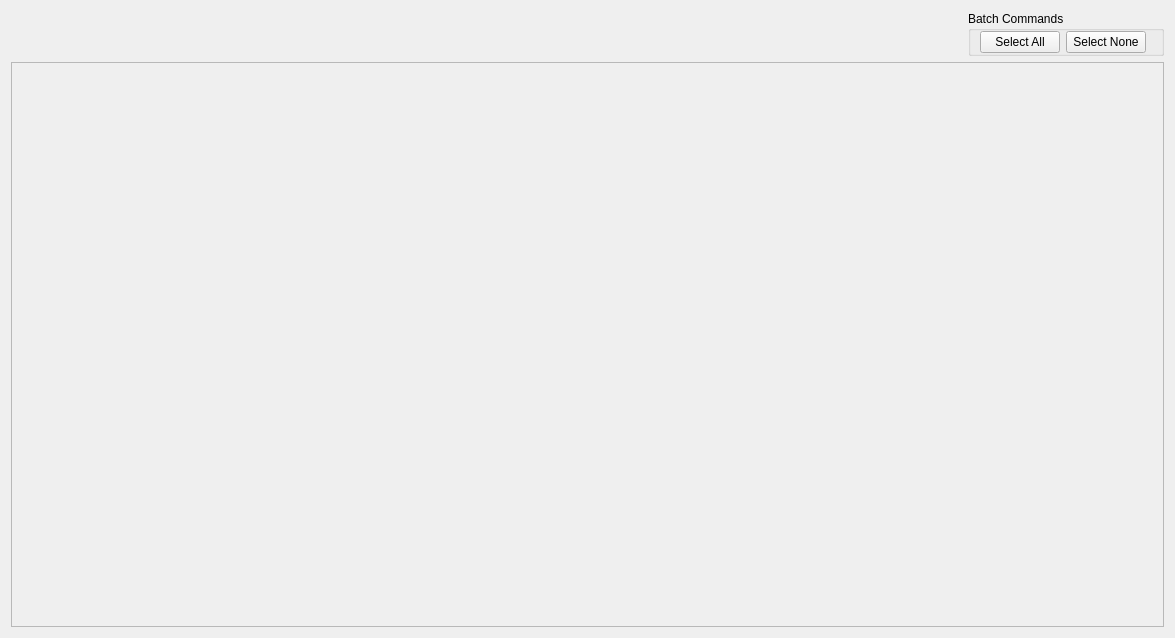
<?xml version="1.0" encoding="UTF-8"?>
<ui version="4.0">
 <class>DeviceInputPanel</class>
 <widget class="QWidget" name="DeviceInputPanel">
  <property name="geometry">
   <rect>
    <x>0</x>
    <y>0</y>
    <width>1175</width>
    <height>638</height>
   </rect>
  </property>
  <property name="windowTitle">
   <string>Device Input Panel</string>
  </property>
  <layout class="QVBoxLayout" name="verticalLayout">
   <item>
    <layout class="QHBoxLayout" name="horizontalLayout_2">
     <item>
      <spacer name="horizontalSpacer">
       <property name="orientation">
        <enum>Qt::Horizontal</enum>
       </property>
       <property name="sizeHint" stdset="0">
        <size>
         <width>40</width>
         <height>20</height>
        </size>
       </property>
      </spacer>
     </item>
     <item>
      <widget class="QGroupBox" name="batchGroupBox">
       <property name="sizePolicy">
        <sizepolicy hsizetype="Preferred" vsizetype="Maximum">
         <horstretch>0</horstretch>
         <verstretch>0</verstretch>
        </sizepolicy>
       </property>
       <property name="title">
        <string>Batch Commands</string>
       </property>
       <property name="flat">
        <bool>false</bool>
       </property>
       <layout class="QHBoxLayout" name="horizontalLayout">
        <property name="topMargin">
         <number>0</number>
        </property>
        <property name="bottomMargin">
         <number>0</number>
        </property>
        <item>
         <widget class="PyDMPushButton" name="PyDMPushButton">
          <property name="toolTip">
           <string/>
          </property>
          <property name="whatsThis">
           <string>
    Basic PushButton to send a fixed value.

    The PyDMPushButton is meant to hold a specific value, and send that value
    to a channel when it is clicked, much like the MessageButton does in EDM.
    The PyDMPushButton works in two different modes of operation, first, a
    fixed value can be given to the :attr:`.pressValue` attribute, whenever the
    button is clicked a signal containing this value will be sent to the
    connected channel. This is the default behavior of the button. However, if
    the :attr:`.relativeChange` is set to True, the fixed value will be added
    to the current value of the channel. This means that the button will
    increment a channel by a fixed amount with every click, a consistent
    relative move
    
    Parameters
    ----------
    pressValue : int, float, str
        Value to be sent when the button is clicked
    
    channel : str
        ID of channel to manipulate

    parent : QObject, optional
        Parent of PyDMPushButton

    label : str, optional
        String to place on button

    icon : QIcon, optional
        An Icon to display on the PyDMPushButton


    relative : bool, optional
        Choice to have the button peform a relative put, instead of always
        setting to an absolute value
    </string>
          </property>
          <property name="text">
           <string>Select All</string>
          </property>
         </widget>
        </item>
        <item>
         <widget class="PyDMPushButton" name="PyDMPushButton_2">
          <property name="toolTip">
           <string/>
          </property>
          <property name="whatsThis">
           <string>
    Basic PushButton to send a fixed value.

    The PyDMPushButton is meant to hold a specific value, and send that value
    to a channel when it is clicked, much like the MessageButton does in EDM.
    The PyDMPushButton works in two different modes of operation, first, a
    fixed value can be given to the :attr:`.pressValue` attribute, whenever the
    button is clicked a signal containing this value will be sent to the
    connected channel. This is the default behavior of the button. However, if
    the :attr:`.relativeChange` is set to True, the fixed value will be added
    to the current value of the channel. This means that the button will
    increment a channel by a fixed amount with every click, a consistent
    relative move
    
    Parameters
    ----------
    pressValue : int, float, str
        Value to be sent when the button is clicked
    
    channel : str
        ID of channel to manipulate

    parent : QObject, optional
        Parent of PyDMPushButton

    label : str, optional
        String to place on button

    icon : QIcon, optional
        An Icon to display on the PyDMPushButton


    relative : bool, optional
        Choice to have the button peform a relative put, instead of always
        setting to an absolute value
    </string>
          </property>
          <property name="text">
           <string>Select None</string>
          </property>
         </widget>
        </item>
        <item>
         <widget class="PyDMEnumComboBox" name="batchCommandButton">
          <property name="sizePolicy">
           <sizepolicy hsizetype="Preferred" vsizetype="Fixed">
            <horstretch>0</horstretch>
            <verstretch>0</verstretch>
           </sizepolicy>
          </property>
          <property name="toolTip">
           <string/>
          </property>
          <property name="whatsThis">
           <string/>
          </property>
         </widget>
        </item>
       </layout>
      </widget>
     </item>
    </layout>
   </item>
   <item>
    <widget class="QScrollArea" name="scrollArea">
     <property name="sizePolicy">
      <sizepolicy hsizetype="Minimum" vsizetype="Expanding">
       <horstretch>0</horstretch>
       <verstretch>0</verstretch>
      </sizepolicy>
     </property>
     <property name="frameShadow">
      <enum>QFrame::Sunken</enum>
     </property>
     <property name="verticalScrollBarPolicy">
      <enum>Qt::ScrollBarAsNeeded</enum>
     </property>
     <property name="horizontalScrollBarPolicy">
      <enum>Qt::ScrollBarAlwaysOff</enum>
     </property>
     <property name="widgetResizable">
      <bool>true</bool>
     </property>
     <widget class="QWidget" name="deviceInputList">
      <property name="geometry">
       <rect>
        <x>0</x>
        <y>0</y>
        <width>1149</width>
        <height>523</height>
       </rect>
      </property>
      <property name="sizePolicy">
       <sizepolicy hsizetype="Preferred" vsizetype="Preferred">
        <horstretch>0</horstretch>
        <verstretch>0</verstretch>
       </sizepolicy>
      </property>
      <layout class="QVBoxLayout" name="verticalLayout_2">
       <property name="spacing">
        <number>2</number>
       </property>
       <property name="sizeConstraint">
        <enum>QLayout::SetMinAndMaxSize</enum>
       </property>
      </layout>
     </widget>
    </widget>
   </item>
  </layout>
 </widget>
 <customwidgets>
  <customwidget>
   <class>PyDMPushButton</class>
   <extends>QPushButton</extends>
   <header>pydm.widgets.pushbutton</header>
  </customwidget>
  <customwidget>
   <class>PyDMEnumComboBox</class>
   <extends>QWidget</extends>
   <header>pydm.widgets.enum_combo_box</header>
  </customwidget>
 </customwidgets>
 <resources/>
 <connections/>
</ui>
